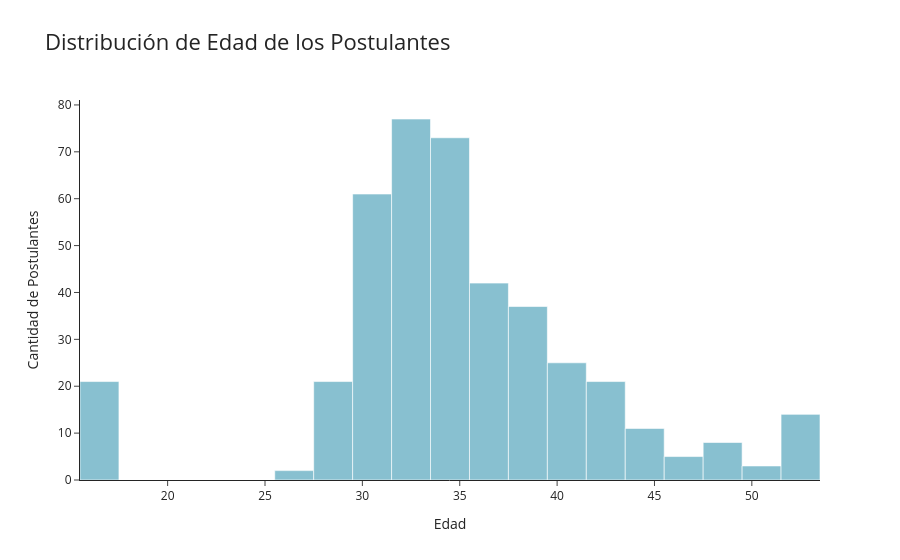

This figure's notebook cell:
### Code cell
import plotly.express as px
import pandas as pd

# Verificar columnas
print("Columnas disponibles:", fusion.columns.tolist())

# Confirmar que exista la columna Edad
if "Edad" not in fusion.columns:
    raise ValueError(" ERROR: La columna 'Edad' no existe en el DataFrame fusion.")

# Histograma
fig = px.histogram(
    fusion,
    x="Edad",
    nbins=30,
    title="Distribución de Edad de los Postulantes",
    color_discrete_sequence=["#88C0D0"]
)

fig.update_layout(
    xaxis_title="Edad",
    yaxis_title="Cantidad de Postulantes",
    title_font_size=22,
    template="simple_white"
)

fig.show()

### Figure 1 — Plotly figure (JSON) as saved in the notebook; plotly's stock layout.template omitted (floating-point values rounded to 4 significant figures; data arrays with more than 128 entries replaced by an {"elided": "..."} marker saying what was removed)
{"data": [{"bingroup": "x", "hovertemplate": "Edad=%{x}<br>count=%{y}<extra></extra>", "legendgroup": "", "marker": {"color": "#88C0D0", "pattern": {"shape": ""}}, "name": "", "nbinsx": 30, "orientation": "v", "showlegend": false, "type": "histogram", "x": {"elided": "421 int values"}, "xaxis": "x", "yaxis": "y"}], "layout": {"barmode": "relative", "legend": {"tracegroupgap": 0}, "title": {"font": {"size": 22}, "text": "Distribución de Edad de los Postulantes"}, "xaxis": {"anchor": "y", "domain": [0, 1], "title": {"text": "Edad"}}, "yaxis": {"anchor": "x", "domain": [0, 1], "title": {"text": "Cantidad de Postulantes"}}}}
